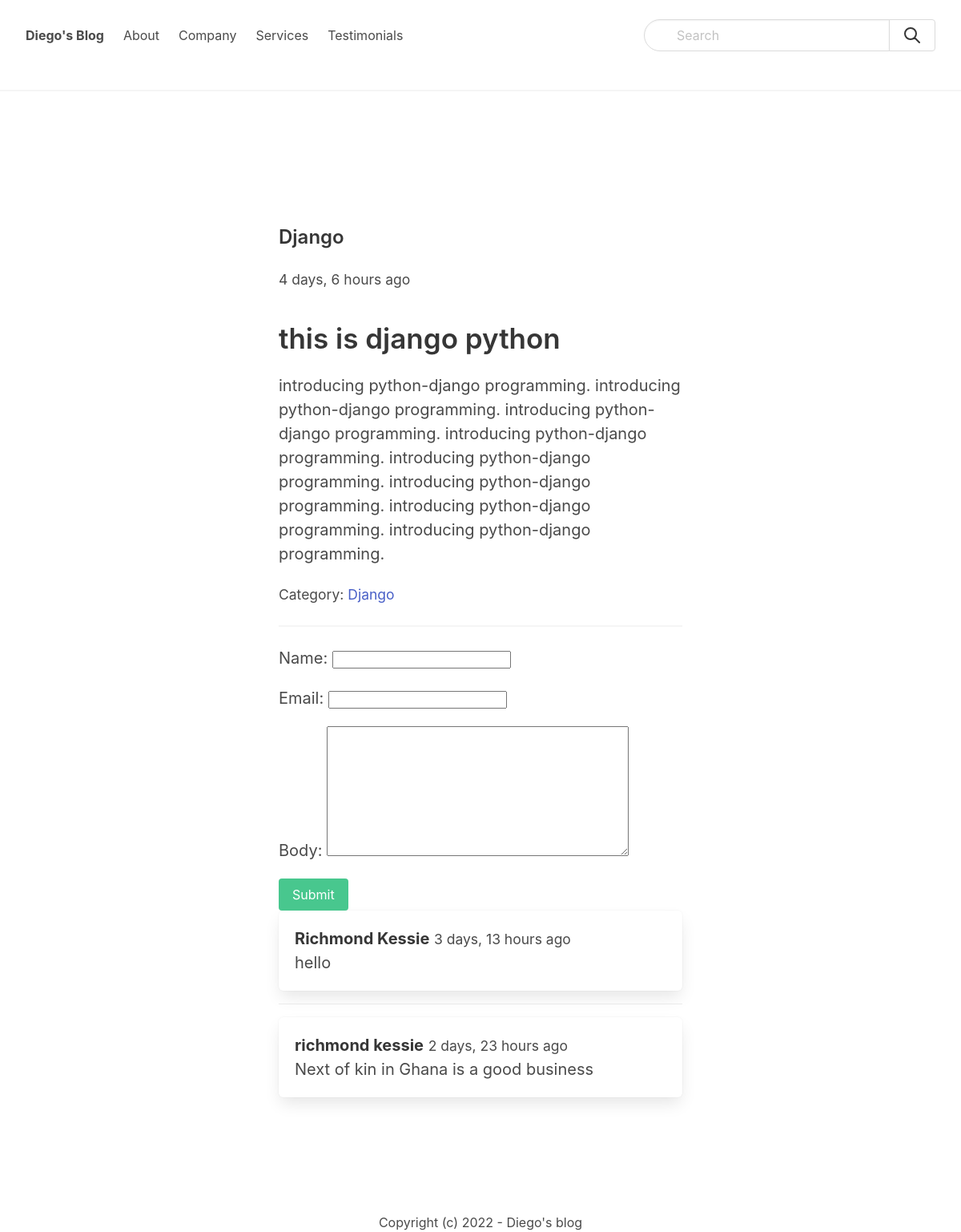
The app's page /django/python-django/ with its own data.
### post/models.py (models this page shows, shortened)
class Post(models.Model):
    category = models.ForeignKey(Category, related_name='posts', on_delete=models.CASCADE)
    title = models.CharField(max_length=255)
    slug = models.SlugField()
    intro = models.TextField()
    body = models.TextField()
    created_at = models.DateTimeField(auto_now_add=True)
    class Meta:
        ordering = ('-created_at',)

class Category(models.Model):
    title = models.CharField(max_length=255)
    slug = models.SlugField()
    class Meta:
        ordering = ('title',)
        verbose_name_plural = 'Categories'
    def __str__(self):
        return self.title

class Comment(models.Model):
    post = models.ForeignKey(Post, related_name='comments', on_delete=models.CASCADE)
    name = models.CharField(max_length=255)
    email = models.EmailField()
    body = models.TextField()
    created_at = models.DateTimeField(auto_now_add=True)

### post/views.py (the view)
# urls.py: path('<slug:category_slug>/<slug:slug>/', views.details, name='post_detail'),
def details(request, category_slug, slug):
    post = get_object_or_404(Post, slug=slug)
    if request.method == 'POST':
        form = CommentForm(request.POST)
        if form.is_valid():
            comment = form.save(commit=False)
            comment.post = post
            comment.save()
            return redirect('post_detail', slug=slug)
    else:
        form = CommentForm()
    return render(request, 'second/details.html', {'post':post, 'form':form,})

### post/forms.py
class CommentForm(forms.ModelForm):
    class Meta:
        model = Comment
        fields = ('name', 'email', 'body')

### post/templates/second/details.html (shortened to what this page needs)
{% extends 'main/base.html' %}
{% block content %}
<section class="hero">
  <div class="hero-body">
    <div class="container">
      <section class="section">
        <div class="columns">
          <div class="column is-8 is-offset-2">
              <div class="content is-medium">
                <h1 class="subtitle is-4">{{post.title}}</h1><small>{{post.created_at | timesince}} ago</small><br>
                <h2 class="title">{{post.intro}}</h2>
                <p>{{post.body}}</p>
                <p><small>Category: <a href="{% url 'category_detail' post.category.slug %}">{{ post.category }}</a></small></p>
                <hr>
                <form method="post">
                  {{ form.as_p }}
                  <div class="field">
                    <div class="control">
                      <button class="button is-success">Submit</button>
                    </div>
                  </div>
                </form>
                {% for comment in post.comments.all %}
                <article class="media">
                  <div class="media-content box">
                    <strong>{{ comment.name}}</strong> <small>{{comment.created_at | timesince}} ago</small><br>
                    {{comment.body}}
                  </div>
                </article>
                {% endfor %}
            </div>
          </div>
        </div>
      </section>
    </div>
  </div>
</section>
{% endblock %}

### records on screen
Post: title "Django", created_at "4 days, 6 hours", intro "this is django python", body "introducing python-django programming. introducing python-django programming. introducing python-django programming. introducing python-django programming. introducing python-django programming. introducing python-django programming. introducing python-django programming. introducing python-django programming.", category "Django"
Comment: name "Richmond Kessie", created_at "3 days, 13 hours", body "hello"
Comment: name "richmond kessie", created_at "2 days, 23 hours", body "Next of kin in Ghana is a good business"
